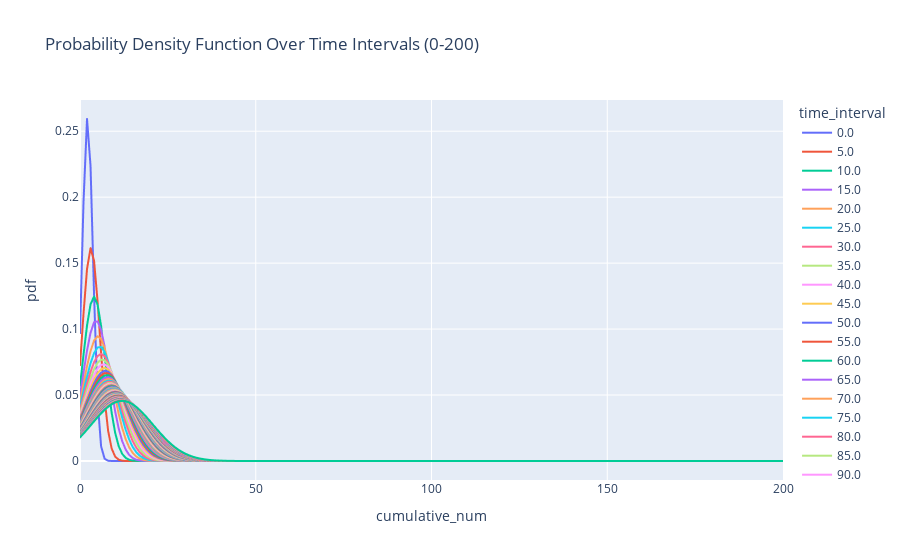

Source (notebook cell):
### Code cell
# time_interval별로 PDF를 시각화
fig = px.line(pdf_df_less, x='cumulative_num', y='pdf', color='time_interval', title='Probability Density Function Over Time Intervals (0-200)')
fig.show()

### Figure 1 — Plotly figure (JSON) as saved in the notebook; plotly's stock layout.template omitted (floating-point values rounded to 4 significant figures; data arrays with more than 128 entries replaced by an {"elided": "..."} marker saying what was removed)
{"data": [{"hovertemplate": "time_interval=0.0<br>cumulative_num=%{x}<br>pdf=%{y}<extra></extra>", "legendgroup": "0.0", "line": {"color": "#636efa", "dash": "solid"}, "marker": {"symbol": "circle"}, "mode": "lines", "name": "0.0", "showlegend": true, "type": "scattergl", "x": {"elided": "201 int values"}, "xaxis": "x", "y": {"elided": "201 float values"}, "yaxis": "y"}, {"hovertemplate": "time_interval=5.0<br>cumulative_num=%{x}<br>pdf=%{y}<extra></extra>", "legendgroup": "5.0", "line": {"color": "#EF553B", "dash": "solid"}, "marker": {"symbol": "circle"}, "mode": "lines", "name": "5.0", "showlegend": true, "type": "scattergl", "x": {"elided": "201 int values"}, "xaxis": "x", "y": {"elided": "201 float values"}, "yaxis": "y"}, {"hovertemplate": "time_interval=10.0<br>cumulative_num=%{x}<br>pdf=%{y}<extra></extra>", "legendgroup": "10.0", "line": {"color": "#00cc96", "dash": "solid"}, "marker": {"symbol": "circle"}, "mode": "lines", "name": "10.0", "showlegend": true, "type": "scattergl", "x": {"elided": "201 int values"}, "xaxis": "x", "y": {"elided": "201 float values"}, "yaxis": "y"}, {"hovertemplate": "time_interval=15.0<br>cumulative_num=%{x}<br>pdf=%{y}<extra></extra>", "legendgroup": "15.0", "line": {"color": "#ab63fa", "dash": "solid"}, "marker": {"symbol": "circle"}, "mode": "lines", "name": "15.0", "showlegend": true, "type": "scattergl", "x": {"elided": "201 int values"}, "xaxis": "x", "y": {"elided": "201 float values"}, "yaxis": "y"}, {"hovertemplate": "time_interval=20.0<br>cumulative_num=%{x}<br>pdf=%{y}<extra></extra>", "legendgroup": "20.0", "line": {"color": "#FFA15A", "dash": "solid"}, "marker": {"symbol": "circle"}, "mode": "lines", "name": "20.0", "showlegend": true, "type": "scattergl", "x": {"elided": "201 int values"}, "xaxis": "x", "y": {"elided": "201 float values"}, "yaxis": "y"}, {"hovertemplate": "time_interval=25.0<br>cumulative_num=%{x}<br>pdf=%{y}<extra></extra>", "legendgroup": "25.0", "line": {"color": "#19d3f3", "dash": "solid"}, "marker": {"symbol": "circle"}, "mode": "lines", "name": "25.0", "showlegend": true, "type": "scattergl", "x": {"elided": "201 int values"}, "xaxis": "x", "y": {"elided": "201 float values"}, "yaxis": "y"}, {"hovertemplate": "time_interval=30.0<br>cumulative_num=%{x}<br>pdf=%{y}<extra></extra>", "legendgroup": "30.0", "line": {"color": "#FF6692", "dash": "solid"}, "marker": {"symbol": "circle"}, "mode": "lines", "name": "30.0", "showlegend": true, "type": "scattergl", "x": {"elided": "201 int values"}, "xaxis": "x", "y": {"elided": "201 float values"}, "yaxis": "y"}, {"hovertemplate": "time_interval=35.0<br>cumulative_num=%{x}<br>pdf=%{y}<extra></extra>", "legendgroup": "35.0", "line": {"color": "#B6E880", "dash": "solid"}, "marker": {"symbol": "circle"}, "mode": "lines", "name": "35.0", "showlegend": true, "type": "scattergl", "x": {"elided": "201 int values"}, "xaxis": "x", "y": {"elided": "201 float values"}, "yaxis": "y"}, {"hovertemplate": "time_interval=40.0<br>cumulative_num=%{x}<br>pdf=%{y}<extra></extra>", "legendgroup": "40.0", "line": {"color": "#FF97FF", "dash": "solid"}, "marker": {"symbol": "circle"}, "mode": "lines", "name": "40.0", "showlegend": true, "type": "scattergl", "x": {"elided": "201 int values"}, "xaxis": "x", "y": {"elided": "201 float values"}, "yaxis": "y"}, {"hovertemplate": "time_interval=45.0<br>cumulative_num=%{x}<br>pdf=%{y}<extra></extra>", "legendgroup": "45.0", "line": {"color": "#FECB52", "dash": "solid"}, "marker": {"symbol": "circle"}, "mode": "lines", "name": "45.0", "showlegend": true, "type": "scattergl", "x": {"elided": "201 int values"}, "xaxis": "x", "y": {"elided": "201 float values"}, "yaxis": "y"}, {"hovertemplate": "time_interval=50.0<br>cumulative_num=%{x}<br>pdf=%{y}<extra></extra>", "legendgroup": "50.0", "line": {"color": "#636efa", "dash": "solid"}, "marker": {"symbol": "circle"}, "mode": "lines", "name": "50.0", "showlegend": true, "type": "scattergl", "x": {"elided": "201 int values"}, "xaxis": "x", "y": {"elided": "201 float values"}, "yaxis": "y"}, {"hovertemplate": "time_interval=55.0<br>cumulative_num=%{x}<br>pdf=%{y}<extra></extra>", "legendgroup": "55.0", "line": {"color": "#EF553B", "dash": "solid"}, "marker": {"symbol": "circle"}, "mode": "lines", "name": "55.0", "showlegend": true, "type": "scattergl", "x": {"elided": "201 int values"}, "xaxis": "x", "y": {"elided": "201 float values"}, "yaxis": "y"}, {"hovertemplate": "time_interval=60.0<br>cumulative_num=%{x}<br>pdf=%{y}<extra></extra>", "legendgroup": "60.0", "line": {"color": "#00cc96", "dash": "solid"}, "marker": {"symbol": "circle"}, "mode": "lines", "name": "60.0", "showlegend": true, "type": "scattergl", "x": {"elided": "201 int values"}, "xaxis": "x", "y": {"elided": "201 float values"}, "yaxis": "y"}, {"hovertemplate": "time_interval=65.0<br>cumulative_num=%{x}<br>pdf=%{y}<extra></extra>", "legendgroup": "65.0", "line": {"color": "#ab63fa", "dash": "solid"}, "marker": {"symbol": "circle"}, "mode": "lines", "name": "65.0", "showlegend": true, "type": "scattergl", "x": {"elided": "201 int values"}, "xaxis": "x", "y": {"elided": "201 float values"}, "yaxis": "y"}, {"hovertemplate": "time_interval=70.0<br>cumulative_num=%{x}<br>pdf=%{y}<extra></extra>", "legendgroup": "70.0", "line": {"color": "#FFA15A", "dash": "solid"}, "marker": {"symbol": "circle"}, "mode": "lines", "name": "70.0", "showlegend": true, "type": "scattergl", "x": {"elided": "201 int values"}, "xaxis": "x", "y": {"elided": "201 float values"}, "yaxis": "y"}, {"hovertemplate": "time_interval=75.0<br>cumulative_num=%{x}<br>pdf=%{y}<extra></extra>", "legendgroup": "75.0", "line": {"color": "#19d3f3", "dash": "solid"}, "marker": {"symbol": "circle"}, "mode": "lines", "name": "75.0", "showlegend": true, "type": "scattergl", "x": {"elided": "201 int values"}, "xaxis": "x", "y": {"elided": "201 float values"}, "yaxis": "y"}, {"hovertemplate": "time_interval=80.0<br>cumulative_num=%{x}<br>pdf=%{y}<extra></extra>", "legendgroup": "80.0", "line": {"color": "#FF6692", "dash": "solid"}, "marker": {"symbol": "circle"}, "mode": "lines", "name": "80.0", "showlegend": true, "type": "scattergl", "x": {"elided": "201 int values"}, "xaxis": "x", "y": {"elided": "201 float values"}, "yaxis": "y"}, {"hovertemplate": "time_interval=85.0<br>cumulative_num=%{x}<br>pdf=%{y}<extra></extra>", "legendgroup": "85.0", "line": {"color": "#B6E880", "dash": "solid"}, "marker": {"symbol": "circle"}, "mode": "lines", "name": "85.0", "showlegend": true, "type": "scattergl", "x": {"elided": "201 int values"}, "xaxis": "x", "y": {"elided": "201 float values"}, "yaxis": "y"}, {"hovertemplate": "time_interval=90.0<br>cumulative_num=%{x}<br>pdf=%{y}<extra></extra>", "legendgroup": "90.0", "line": {"color": "#FF97FF", "dash": "solid"}, "marker": {"symbol": "circle"}, "mode": "lines", "name": "90.0", "showlegend": true, "type": "scattergl", "x": {"elided": "201 int values"}, "xaxis": "x", "y": {"elided": "201 float values"}, "yaxis": "y"}, {"hovertemplate": "time_interval=95.0<br>cumulative_num=%{x}<br>pdf=%{y}<extra></extra>", "legendgroup": "95.0", "line": {"color": "#FECB52", "dash": "solid"}, "marker": {"symbol": "circle"}, "mode": "lines", "name": "95.0", "showlegend": true, "type": "scattergl", "x": {"elided": "201 int values"}, "xaxis": "x", "y": {"elided": "201 float values"}, "yaxis": "y"}, {"hovertemplate": "time_interval=100.0<br>cumulative_num=%{x}<br>pdf=%{y}<extra></extra>", "legendgroup": "100.0", "line": {"color": "#636efa", "dash": "solid"}, "marker": {"symbol": "circle"}, "mode": "lines", "name": "100.0", "showlegend": true, "type": "scattergl", "x": {"elided": "201 int values"}, "xaxis": "x", "y": {"elided": "201 float values"}, "yaxis": "y"}, {"hovertemplate": "time_interval=105.0<br>cumulative_num=%{x}<br>pdf=%{y}<extra></extra>", "legendgroup": "105.0", "line": {"color": "#EF553B", "dash": "solid"}, "marker": {"symbol": "circle"}, "mode": "lines", "name": "105.0", "showlegend": true, "type": "scattergl", "x": {"elided": "201 int values"}, "xaxis": "x", "y": {"elided": "201 float values"}, "yaxis": "y"}, {"hovertemplate": "time_interval=110.0<br>cumulative_num=%{x}<br>pdf=%{y}<extra></extra>", "legendgroup": "110.0", "line": {"color": "#00cc96", "dash": "solid"}, "marker": {"symbol": "circle"}, "mode": "lines", "name": "110.0", "showlegend": true, "type": "scattergl", "x": {"elided": "201 int values"}, "xaxis": "x", "y": {"elided": "201 float values"}, "yaxis": "y"}, {"hovertemplate": "time_interval=115.0<br>cumulative_num=%{x}<br>pdf=%{y}<extra></extra>", "legendgroup": "115.0", "line": {"color": "#ab63fa", "dash": "solid"}, "marker": {"symbol": "circle"}, "mode": "lines", "name": "115.0", "showlegend": true, "type": "scattergl", "x": {"elided": "201 int values"}, "xaxis": "x", "y": {"elided": "201 float values"}, "yaxis": "y"}, {"hovertemplate": "time_interval=120.0<br>cumulative_num=%{x}<br>pdf=%{y}<extra></extra>", "legendgroup": "120.0", "line": {"color": "#FFA15A", "dash": "solid"}, "marker": {"symbol": "circle"}, "mode": "lines", "name": "120.0", "showlegend": true, "type": "scattergl", "x": {"elided": "201 int values"}, "xaxis": "x", "y": {"elided": "201 float values"}, "yaxis": "y"}, {"hovertemplate": "time_interval=125.0<br>cumulative_num=%{x}<br>pdf=%{y}<extra></extra>", "legendgroup": "125.0", "line": {"color": "#19d3f3", "dash": "solid"}, "marker": {"symbol": "circle"}, "mode": "lines", "name": "125.0", "showlegend": true, "type": "scattergl", "x": {"elided": "201 int values"}, "xaxis": "x", "y": {"elided": "201 float values"}, "yaxis": "y"}, {"hovertemplate": "time_interval=130.0<br>cumulative_num=%{x}<br>pdf=%{y}<extra></extra>", "legendgroup": "130.0", "line": {"color": "#FF6692", "dash": "solid"}, "marker": {"symbol": "circle"}, "mode": "lines", "name": "130.0", "showlegend": true, "type": "scattergl", "x": {"elided": "201 int values"}, "xaxis": "x", "y": {"elided": "201 float values"}, "yaxis": "y"}, {"hovertemplate": "time_interval=135.0<br>cumulative_num=%{x}<br>pdf=%{y}<extra></extra>", "legendgroup": "135.0", "line": {"color": "#B6E880", "dash": "solid"}, "marker": {"symbol": "circle"}, "mode": "lines", "name": "135.0", "showlegend": true, "type": "scattergl", "x": {"elided": "201 int values"}, "xaxis": "x", "y": {"elided": "201 float values"}, "yaxis": "y"}, {"hovertemplate": "time_interval=140.0<br>cumulative_num=%{x}<br>pdf=%{y}<extra></extra>", "legendgroup": "140.0", "line": {"color": "#FF97FF", "dash": "solid"}, "marker": {"symbol": "circle"}, "mode": "lines", "name": "140.0", "showlegend": true, "type": "scattergl", "x": {"elided": "201 int values"}, "xaxis": "x", "y": {"elided": "201 float values"}, "yaxis": "y"}, {"hovertemplate": "time_interval=145.0<br>cumulative_num=%{x}<br>pdf=%{y}<extra></extra>", "legendgroup": "145.0", "line": {"color": "#FECB52", "dash": "solid"}, "marker": {"symbol": "circle"}, "mode": "lines", "name": "145.0", "showlegend": true, "type": "scattergl", "x": {"elided": "201 int values"}, "xaxis": "x", "y": {"elided": "201 float values"}, "yaxis": "y"}, {"hovertemplate": "time_interval=150.0<br>cumulative_num=%{x}<br>pdf=%{y}<extra></extra>", "legendgroup": "150.0", "line": {"color": "#636efa", "dash": "solid"}, "marker": {"symbol": "circle"}, "mode": "lines", "name": "150.0", "showlegend": true, "type": "scattergl", "x": {"elided": "201 int values"}, "xaxis": "x", "y": {"elided": "201 float values"}, "yaxis": "y"}, {"hovertemplate": "time_interval=155.0<br>cumulative_num=%{x}<br>pdf=%{y}<extra></extra>", "legendgroup": "155.0", "line": {"color": "#EF553B", "dash": "solid"}, "marker": {"symbol": "circle"}, "mode": "lines", "name": "155.0", "showlegend": true, "type": "scattergl", "x": {"elided": "201 int values"}, "xaxis": "x", "y": {"elided": "201 float values"}, "yaxis": "y"}, {"hovertemplate": "time_interval=160.0<br>cumulative_num=%{x}<br>pdf=%{y}<extra></extra>", "legendgroup": "160.0", "line": {"color": "#00cc96", "dash": "solid"}, "marker": {"symbol": "circle"}, "mode": "lines", "name": "160.0", "showlegend": true, "type": "scattergl", "x": {"elided": "201 int values"}, "xaxis": "x", "y": {"elided": "201 float values"}, "yaxis": "y"}, {"hovertemplate": "time_interval=165.0<br>cumulative_num=%{x}<br>pdf=%{y}<extra></extra>", "legendgroup": "165.0", "line": {"color": "#ab63fa", "dash": "solid"}, "marker": {"symbol": "circle"}, "mode": "lines", "name": "165.0", "showlegend": true, "type": "scattergl", "x": {"elided": "201 int values"}, "xaxis": "x", "y": {"elided": "201 float values"}, "yaxis": "y"}, {"hovertemplate": "time_interval=170.0<br>cumulative_num=%{x}<br>pdf=%{y}<extra></extra>", "legendgroup": "170.0", "line": {"color": "#FFA15A", "dash": "solid"}, "marker": {"symbol": "circle"}, "mode": "lines", "name": "170.0", "showlegend": true, "type": "scattergl", "x": {"elided": "201 int values"}, "xaxis": "x", "y": {"elided": "201 float values"}, "yaxis": "y"}, {"hovertemplate": "time_interval=175.0<br>cumulative_num=%{x}<br>pdf=%{y}<extra></extra>", "legendgroup": "175.0", "line": {"color": "#19d3f3", "dash": "solid"}, "marker": {"symbol": "circle"}, "mode": "lines", "name": "175.0", "showlegend": true, "type": "scattergl", "x": {"elided": "201 int values"}, "xaxis": "x", "y": {"elided": "201 float values"}, "yaxis": "y"}, {"hovertemplate": "time_interval=180.0<br>cumulative_num=%{x}<br>pdf=%{y}<extra></extra>", "legendgroup": "180.0", "line": {"color": "#FF6692", "dash": "solid"}, "marker": {"symbol": "circle"}, "mode": "lines", "name": "180.0", "showlegend": true, "type": "scattergl", "x": {"elided": "201 int values"}, "xaxis": "x", "y": {"elided": "201 float values"}, "yaxis": "y"}, {"hovertemplate": "time_interval=185.0<br>cumulative_num=%{x}<br>pdf=%{y}<extra></extra>", "legendgroup": "185.0", "line": {"color": "#B6E880", "dash": "solid"}, "marker": {"symbol": "circle"}, "mode": "lines", "name": "185.0", "showlegend": true, "type": "scattergl", "x": {"elided": "201 int values"}, "xaxis": "x", "y": {"elided": "201 float values"}, "yaxis": "y"}, {"hovertemplate": "time_interval=190.0<br>cumulative_num=%{x}<br>pdf=%{y}<extra></extra>", "legendgroup": "190.0", "line": {"color": "#FF97FF", "dash": "solid"}, "marker": {"symbol": "circle"}, "mode": "lines", "name": "190.0", "showlegend": true, "type": "scattergl", "x": {"elided": "201 int values"}, "xaxis": "x", "y": {"elided": "201 float values"}, "yaxis": "y"}, {"hovertemplate": "time_interval=195.0<br>cumulative_num=%{x}<br>pdf=%{y}<extra></extra>", "legendgroup": "195.0", "line": {"color": "#FECB52", "dash": "solid"}, "marker": {"symbol": "circle"}, "mode": "lines", "name": "195.0", "showlegend": true, "type": "scattergl", "x": {"elided": "201 int values"}, "xaxis": "x", "y": {"elided": "201 float values"}, "yaxis": "y"}, {"hovertemplate": "time_interval=200.0<br>cumulative_num=%{x}<br>pdf=%{y}<extra></extra>", "legendgroup": "200.0", "line": {"color": "#636efa", "dash": "solid"}, "marker": {"symbol": "circle"}, "mode": "lines", "name": "200.0", "showlegend": true, "type": "scattergl", "x": {"elided": "201 int values"}, "xaxis": "x", "y": {"elided": "201 float values"}, "yaxis": "y"}, {"hovertemplate": "time_interval=205.0<br>cumulative_num=%{x}<br>pdf=%{y}<extra></extra>", "legendgroup": "205.0", "line": {"color": "#EF553B", "dash": "solid"}, "marker": {"symbol": "circle"}, "mode": "lines", "name": "205.0", "showlegend": true, "type": "scattergl", "x": {"elided": "201 int values"}, "xaxis": "x", "y": {"elided": "201 float values"}, "yaxis": "y"}, {"hovertemplate": "time_interval=210.0<br>cumulative_num=%{x}<br>pdf=%{y}<extra></extra>", "legendgroup": "210.0", "line": {"color": "#00cc96", "dash": "solid"}, "marker": {"symbol": "circle"}, "mode": "lines", "name": "210.0", "showlegend": true, "type": "scattergl", "x": {"elided": "201 int values"}, "xaxis": "x", "y": {"elided": "201 float values"}, "yaxis": "y"}, {"hovertemplate": "time_interval=215.0<br>cumulative_num=%{x}<br>pdf=%{y}<extra></extra>", "legendgroup": "215.0", "line": {"color": "#ab63fa", "dash": "solid"}, "marker": {"symbol": "circle"}, "mode": "lines", "name": "215.0", "showlegend": true, "type": "scattergl", "x": {"elided": "201 int values"}, "xaxis": "x", "y": {"elided": "201 float values"}, "yaxis": "y"}, {"hovertemplate": "time_interval=220.0<br>cumulative_num=%{x}<br>pdf=%{y}<extra></extra>", "legendgroup": "220.0", "line": {"color": "#FFA15A", "dash": "solid"}, "marker": {"symbol": "circle"}, "mode": "lines", "name": "220.0", "showlegend": true, "type": "scattergl", "x": {"elided": "201 int values"}, "xaxis": "x", "y": {"elided": "201 float values"}, "yaxis": "y"}, {"hovertemplate": "time_interval=225.0<br>cumulative_num=%{x}<br>pdf=%{y}<extra></extra>", "legendgroup": "225.0", "line": {"color": "#19d3f3", "dash": "solid"}, "marker": {"symbol": "circle"}, "mode": "lines", "name": "225.0", "showlegend": true, "type": "scattergl", "x": {"elided": "201 int values"}, "xaxis": "x", "y": {"elided": "201 float values"}, "yaxis": "y"}, {"hovertemplate": "time_interval=230.0<br>cumulative_num=%{x}<br>pdf=%{y}<extra></extra>", "legendgroup": "230.0", "line": {"color": "#FF6692", "dash": "solid"}, "marker": {"symbol": "circle"}, "mode": "lines", "name": "230.0", "showlegend": true, "type": "scattergl", "x": {"elided": "201 int values"}, "xaxis": "x", "y": {"elided": "201 float values"}, "yaxis": "y"}, {"hovertemplate": "time_interval=235.0<br>cumulative_num=%{x}<br>pdf=%{y}<extra></extra>", "legendgroup": "235.0", "line": {"color": "#B6E880", "dash": "solid"}, "marker": {"symbol": "circle"}, "mode": "lines", "name": "235.0", "showlegend": true, "type": "scattergl", "x": {"elided": "201 int values"}, "xaxis": "x", "y": {"elided": "201 float values"}, "yaxis": "y"}, {"hovertemplate": "time_interval=240.0<br>cumulative_num=%{x}<br>pdf=%{y}<extra></extra>", "legendgroup": "240.0", "line": {"color": "#FF97FF", "dash": "solid"}, "marker": {"symbol": "circle"}, "mode": "lines", "name": "240.0", "showlegend": true, "type": "scattergl", "x": {"elided": "201 int values"}, "xaxis": "x", "y": {"elided": "201 float values"}, "yaxis": "y"}, {"hovertemplate": "time_interval=245.0<br>cumulative_num=%{x}<br>pdf=%{y}<extra></extra>", "legendgroup": "245.0", "line": {"color": "#FECB52", "dash": "solid"}, "marker": {"symbol": "circle"}, "mode": "lines", "name": "245.0", "showlegend": true, "type": "scattergl", "x": {"elided": "201 int values"}, "xaxis": "x", "y": {"elided": "201 float values"}, "yaxis": "y"}, {"hovertemplate": "time_interval=250.0<br>cumulative_num=%{x}<br>pdf=%{y}<extra></extra>", "legendgroup": "250.0", "line": {"color": "#636efa", "dash": "solid"}, "marker": {"symbol": "circle"}, "mode": "lines", "name": "250.0", "showlegend": true, "type": "scattergl", "x": {"elided": "201 int values"}, "xaxis": "x", "y": {"elided": "201 float values"}, "yaxis": "y"}, {"hovertemplate": "time_interval=255.0<br>cumulative_num=%{x}<br>pdf=%{y}<extra></extra>", "legendgroup": "255.0", "line": {"color": "#EF553B", "dash": "solid"}, "marker": {"symbol": "circle"}, "mode": "lines", "name": "255.0", "showlegend": true, "type": "scattergl", "x": {"elided": "201 int values"}, "xaxis": "x", "y": {"elided": "201 float values"}, "yaxis": "y"}, {"hovertemplate": "time_interval=260.0<br>cumulative_num=%{x}<br>pdf=%{y}<extra></extra>", "legendgroup": "260.0", "line": {"color": "#00cc96", "dash": "solid"}, "marker": {"symbol": "circle"}, "mode": "lines", "name": "260.0", "showlegend": true, "type": "scattergl", "x": {"elided": "201 int values"}, "xaxis": "x", "y": {"elided": "201 float values"}, "yaxis": "y"}, {"hovertemplate": "time_interval=265.0<br>cumulative_num=%{x}<br>pdf=%{y}<extra></extra>", "legendgroup": "265.0", "line": {"color": "#ab63fa", "dash": "solid"}, "marker": {"symbol": "circle"}, "mode": "lines", "name": "265.0", "showlegend": true, "type": "scattergl", "x": {"elided": "201 int values"}, "xaxis": "x", "y": {"elided": "201 float values"}, "yaxis": "y"}, {"hovertemplate": "time_interval=270.0<br>cumulative_num=%{x}<br>pdf=%{y}<extra></extra>", "legendgroup": "270.0", "line": {"color": "#FFA15A", "dash": "solid"}, "marker": {"symbol": "circle"}, "mode": "lines", "name": "270.0", "showlegend": true, "type": "scattergl", "x": {"elided": "201 int values"}, "xaxis": "x", "y": {"elided": "201 float values"}, "yaxis": "y"}, {"hovertemplate": "time_interval=275.0<br>cumulative_num=%{x}<br>pdf=%{y}<extra></extra>", "legendgroup": "275.0", "line": {"color": "#19d3f3", "dash": "solid"}, "marker": {"symbol": "circle"}, "mode": "lines", "name": "275.0", "showlegend": true, "type": "scattergl", "x": {"elided": "201 int values"}, "xaxis": "x", "y": {"elided": "201 float values"}, "yaxis": "y"}, {"hovertemplate": "time_interval=280.0<br>cumulative_num=%{x}<br>pdf=%{y}<extra></extra>", "legendgroup": "280.0", "line": {"color": "#FF6692", "dash": "solid"}, "marker": {"symbol": "circle"}, "mode": "lines", "name": "280.0", "showlegend": true, "type": "scattergl", "x": {"elided": "201 int values"}, "xaxis": "x", "y": {"elided": "201 float values"}, "yaxis": "y"}, {"hovertemplate": "time_interval=285.0<br>cumulative_num=%{x}<br>pdf=%{y}<extra></extra>", "legendgroup": "285.0", "line": {"color": "#B6E880", "dash": "solid"}, "marker": {"symbol": "circle"}, "mode": "lines", "name": "285.0", "showlegend": true, "type": "scattergl", "x": {"elided": "201 int values"}, "xaxis": "x", "y": {"elided": "201 float values"}, "yaxis": "y"}, {"hovertemplate": "time_interval=290.0<br>cumulative_num=%{x}<br>pdf=%{y}<extra></extra>", "legendgroup": "290.0", "line": {"color": "#FF97FF", "dash": "solid"}, "marker": {"symbol": "circle"}, "mode": "lines", "name": "290.0", "showlegend": true, "type": "scattergl", "x": {"elided": "201 int values"}, "xaxis": "x", "y": {"elided": "201 float values"}, "yaxis": "y"}, {"hovertemplate": "time_interval=295.0<br>cumulative_num=%{x}<br>pdf=%{y}<extra></extra>", "legendgroup": "295.0", "line": {"color": "#FECB52", "dash": "solid"}, "marker": {"symbol": "circle"}, "mode": "lines", "name": "295.0", "showlegend": true, "type": "scattergl", "x": {"elided": "201 int values"}, "xaxis": "x", "y": {"elided": "201 float values"}, "yaxis": "y"}, {"hovertemplate": "time_interval=300.0<br>cumulative_num=%{x}<br>pdf=%{y}<extra></extra>", "legendgroup": "300.0", "line": {"color": "#636efa", "dash": "solid"}, "marker": {"symbol": "circle"}, "mode": "lines", "name": "300.0", "showlegend": true, "type": "scattergl", "x": {"elided": "201 int values"}, "xaxis": "x", "y": {"elided": "201 float values"}, "yaxis": "y"}, {"hovertemplate": "time_interval=305.0<br>cumulative_num=%{x}<br>pdf=%{y}<extra></extra>", "legendgroup": "305.0", "line": {"color": "#EF553B", "dash": "solid"}, "marker": {"symbol": "circle"}, "mode": "lines", "name": "305.0", "showlegend": true, "type": "scattergl", "x": {"elided": "201 int values"}, "xaxis": "x", "y": {"elided": "201 float values"}, "yaxis": "y"}, {"hovertemplate": "time_interval=310.0<br>cumulative_num=%{x}<br>pdf=%{y}<extra></extra>", "legendgroup": "310.0", "line": {"color": "#00cc96", "dash": "solid"}, "marker": {"symbol": "circle"}, "mode": "lines", "name": "310.0", "showlegend": true, "type": "scattergl", "x": {"elided": "201 int values"}, "xaxis": "x", "y": {"elided": "201 float values"}, "yaxis": "y"}, {"hovertemplate": "time_interval=315.0<br>cumulative_num=%{x}<br>pdf=%{y}<extra></extra>", "legendgroup": "315.0", "line": {"color": "#ab63fa", "dash": "solid"}, "marker": {"symbol": "circle"}, "mode": "lines", "name": "315.0", "showlegend": true, "type": "scattergl", "x": {"elided": "201 int values"}, "xaxis": "x", "y": {"elided": "201 float values"}, "yaxis": "y"}, {"hovertemplate": "time_interval=320.0<br>cumulative_num=%{x}<br>pdf=%{y}<extra></extra>", "legendgroup": "320.0", "line": {"color": "#FFA15A", "dash": "solid"}, "marker": {"symbol": "circle"}, "mode": "lines", "name": "320.0", "showlegend": true, "type": "scattergl", "x": {"elided": "201 int values"}, "xaxis": "x", "y": {"elided": "201 float values"}, "yaxis": "y"}, {"hovertemplate": "time_interval=325.0<br>cumulative_num=%{x}<br>pdf=%{y}<extra></extra>", "legendgroup": "325.0", "line": {"color": "#19d3f3", "dash": "solid"}, "marker": {"symbol": "circle"}, "mode": "lines", "name": "325.0", "showlegend": true, "type": "scattergl", "x": {"elided": "201 int values"}, "xaxis": "x", "y": {"elided": "201 float values"}, "yaxis": "y"}, {"hovertemplate": "time_interval=330.0<br>cumulative_num=%{x}<br>pdf=%{y}<extra></extra>", "legendgroup": "330.0", "line": {"color": "#FF6692", "dash": "solid"}, "marker": {"symbol": "circle"}, "mode": "lines", "name": "330.0", "showlegend": true, "type": "scattergl", "x": {"elided": "201 int values"}, "xaxis": "x", "y": {"elided": "201 float values"}, "yaxis": "y"}, {"hovertemplate": "time_interval=335.0<br>cumulative_num=%{x}<br>pdf=%{y}<extra></extra>", "legendgroup": "335.0", "line": {"color": "#B6E880", "dash": "solid"}, "marker": {"symbol": "circle"}, "mode": "lines", "name": "335.0", "showlegend": true, "type": "scattergl", "x": {"elided": "201 int values"}, "xaxis": "x", "y": {"elided": "201 float values"}, "yaxis": "y"}, {"hovertemplate": "time_interval=340.0<br>cumulative_num=%{x}<br>pdf=%{y}<extra></extra>", "legendgroup": "340.0", "line": {"color": "#FF97FF", "dash": "solid"}, "marker": {"symbol": "circle"}, "mode": "lines", "name": "340.0", "showlegend": true, "type": "scattergl", "x": {"elided": "201 int values"}, "xaxis": "x", "y": {"elided": "201 float values"}, "yaxis": "y"}, {"hovertemplate": "time_interval=345.0<br>cumulative_num=%{x}<br>pdf=%{y}<extra></extra>", "legendgroup": "345.0", "line": {"color": "#FECB52", "dash": "solid"}, "marker": {"symbol": "circle"}, "mode": "lines", "name": "345.0", "showlegend": true, "type": "scattergl", "x": {"elided": "201 int values"}, "xaxis": "x", "y": {"elided": "201 float values"}, "yaxis": "y"}, {"hovertemplate": "time_interval=350.0<br>cumulative_num=%{x}<br>pdf=%{y}<extra></extra>", "legendgroup": "350.0", "line": {"color": "#636efa", "dash": "solid"}, "marker": {"symbol": "circle"}, "mode": "lines", "name": "350.0", "showlegend": true, "type": "scattergl", "x": {"elided": "201 int values"}, "xaxis": "x", "y": {"elided": "201 float values"}, "yaxis": "y"}, {"hovertemplate": "time_interval=355.0<br>cumulative_num=%{x}<br>pdf=%{y}<extra></extra>", "legendgroup": "355.0", "line": {"color": "#EF553B", "dash": "solid"}, "marker": {"symbol": "circle"}, "mode": "lines", "name": "355.0", "showlegend": true, "type": "scattergl", "x": {"elided": "201 int values"}, "xaxis": "x", "y": {"elided": "201 float values"}, "yaxis": "y"}, {"hovertemplate": "time_interval=360.0<br>cumulative_num=%{x}<br>pdf=%{y}<extra></extra>", "legendgroup": "360.0", "line": {"color": "#00cc96", "dash": "solid"}, "marker": {"symbol": "circle"}, "mode": "lines", "name": "360.0", "showlegend": true, "type": "scattergl", "x": {"elided": "201 int values"}, "xaxis": "x", "y": {"elided": "201 float values"}, "yaxis": "y"}], "layout": {"legend": {"title": {"text": "time_interval"}, "tracegroupgap": 0}, "title": {"text": "Probability Density Function Over Time Intervals (0-200)"}, "xaxis": {"anchor": "y", "domain": [0, 1], "title": {"text": "cumulative_num"}}, "yaxis": {"anchor": "x", "domain": [0, 1], "title": {"text": "pdf"}}}}
